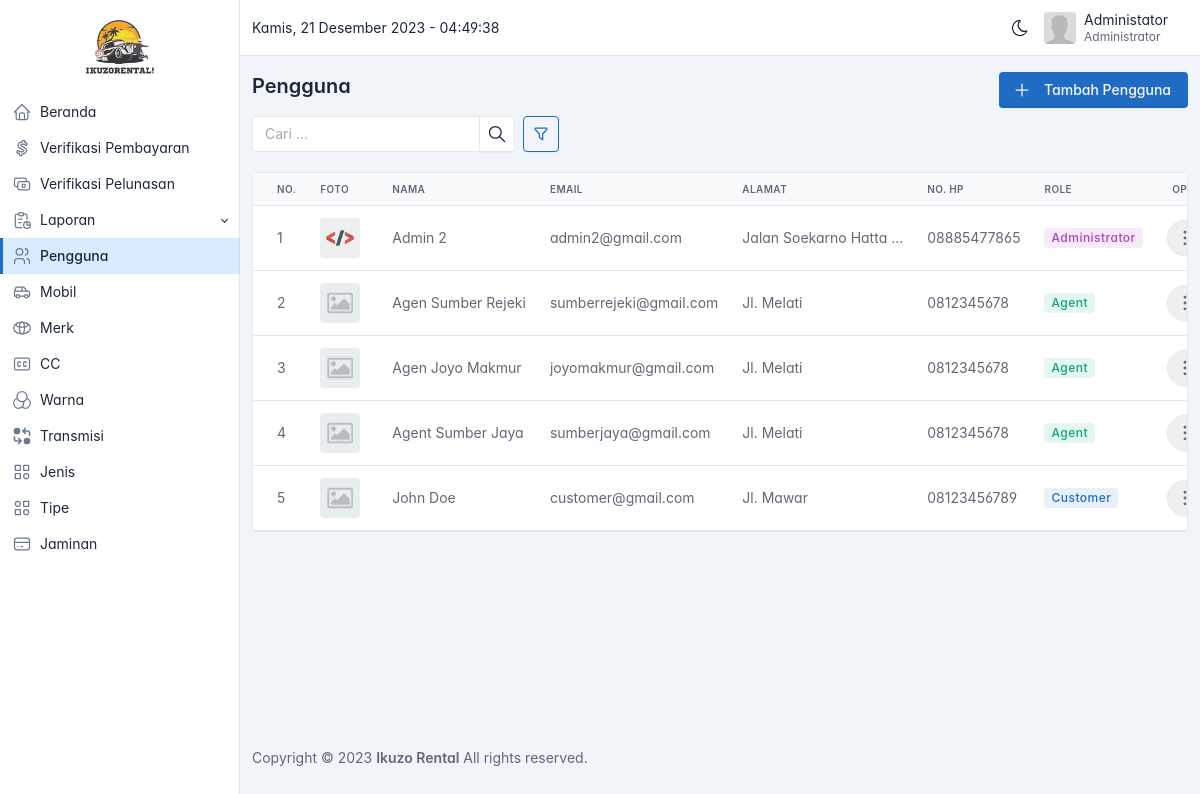
The app's page /admin/pengguna.php (signed in), older data.
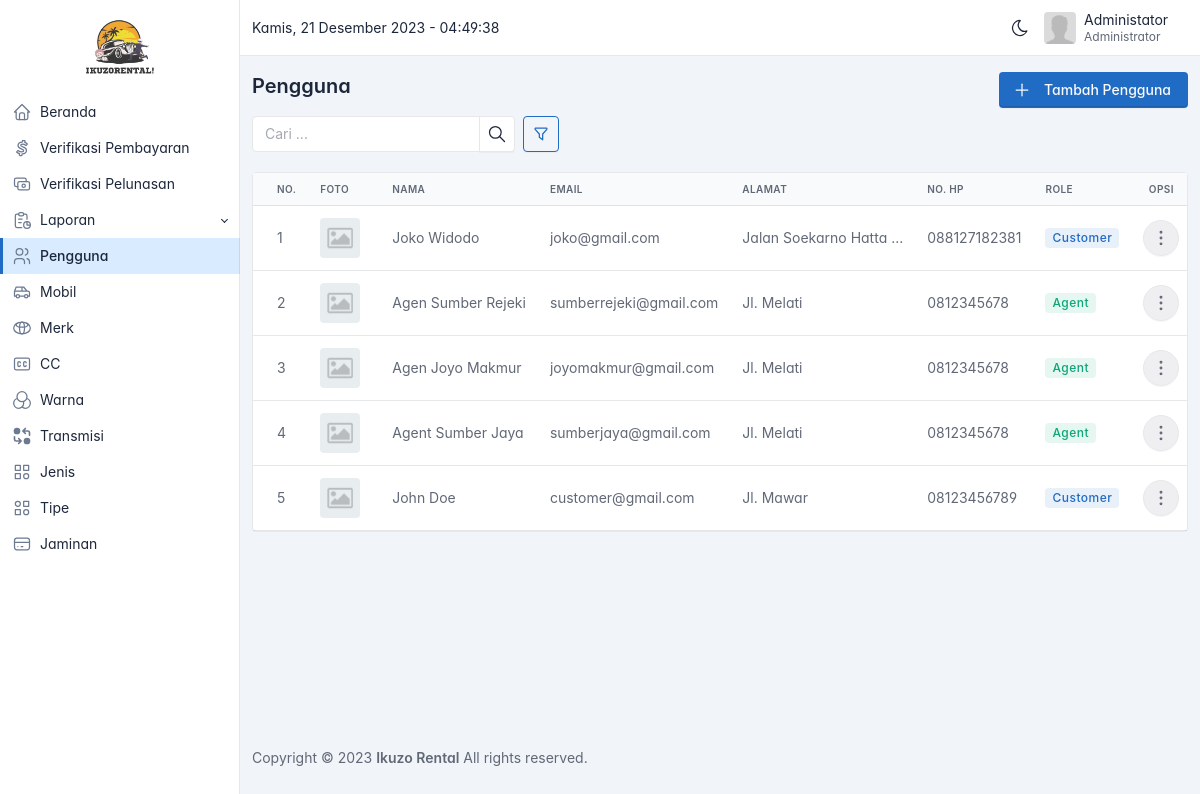
The same page, newer data.
### tables this page shows
CREATE TABLE `user` (
  `id` bigint(20) UNSIGNED NOT NULL,
  `nama` varchar(255) NOT NULL,
  `email` varchar(255) NOT NULL,
  `password` varchar(255) NOT NULL,
  `alamat` varchar(255) DEFAULT NULL,
  `no_hp` varchar(255) DEFAULT NULL,
  `foto` varchar(255) DEFAULT NULL,
  `role` enum('administrator','agent','customer') NOT NULL DEFAULT 'customer'
);

### admin/pengguna.php (the view, shortened to what this page needs)
<?php
include('partials/header.php');
$sortables = [
  'nama' => 'Nama',
  'email' => 'Email',
  'alamat' => 'Alamat',
  'no_hp' => 'No. HP',
  'role' => 'Role',
];
$query = "SELECT * FROM user WHERE id != {$_SESSION['user']['id']}";
if (isParamsExist(['sortby'])) {
  if (!array_key_exists($_GET['sortby'], $sortables)) {
    $_GET['sortby'] = 'id';
  } else {
    $sortby = $_GET['sortby'];
  }
  $order = getValidOrder($_GET['order'] ?? 'ASC');
  $query .= " ORDER BY $sortby $order";
} else {
  $query .= " ORDER BY id DESC";
}
$result = $conn->query($query);
$merk = $result->fetch_all(MYSQLI_ASSOC);
?>
<div class="page-header d-print-none mt-2">
  <div class="container-xl">
    <div class="row g-2 align-items-center">
      <div class="col">
        <h3 class="page-title">
          Pengguna
        </h3>
      </div>
      <div class="col-auto ms-auto d-print-none mt-3">
        <div class="btn-list d-flex">
          <a href="tambah-pengguna.php" class="btn btn-primary d-none d-sm-inline-block" id="btnAdd">
            Tambah Pengguna
          </a>
        </div>
      </div>
    </div>
    <div class="row g-2 align-items-center">
      <div class="col col-sm-8 col-md-6 col-xl-4 mt-3 d-flex">
        <div class="input-group me-2">
          <input type="text" class="form-control" placeholder="Cari ..." id="inputSearch" value="<?= $_GET['q'] ?? '' ?>">
          <button class="btn btn-icon" type="button" id="btnSearch">
          </button>
        </div>
        <a href="#" class="btn btn-outline-primary btn-icon" data-bs-toggle="modal" data-bs-target="#modal-option">
        </a>
      </div>
    </div>
  </div>
</div>
<div class="page-body">
  <div class="container-xl">
    <div class="row">
      <div class="col">
        <div class="card">
          <div class="table-responsive">
            <table class="table card-table table-vcenter text-nowrap datatable">
              <thead>
                <tr>
                  <th>No.</th>
                  <th>Foto</th>
                  <th>Nama</th>
                  <th>Email</th>
                  <th>Alamat</th>
                  <th>No. HP</th>
                  <th>Role</th>
                  <th class="text-center">Opsi</th>
                </tr>
              </thead>
              <tbody>
                <?php foreach ($merk as $index => $item) : ?>
                  <tr class="text-muted">
                    <td>
                      <?= $index + 1 ?>
                    </td>
                    <td>
                      <a class="avatar me-2 image-preview cursor-pointer" data-fslightbox="image-<?= $index + 1 ?>" href="<?= asset($item['foto'] != '' ? $item['foto'] : 'images/default.png') ?>" style="background-image: url(<?= asset($item['foto'] != '' ? $item['foto'] : 'images/default.png') ?>)">
                      </a>
                    </td>
                    <td>
                      <span <?= add_title_tooltip($item['nama'], 24) ?>>
                        <?= mb_strimwidth($item['nama'], 0, 24, '...') ?>
                      </span>
                    </td>
                    <td>
                      <span <?= add_title_tooltip($item['email'], 24) ?>>
                        <?= mb_strimwidth($item['email'], 0, 24, '...') ?>
                      </span>
                    </td>
                    <td>
                      <span <?= add_title_tooltip($item['alamat'], 24) ?>>
                        <?= mb_strimwidth($item['alamat'], 0, 24, '...') ?>
                      </span>
                    </td>
                    <td>
                      <span <?= add_title_tooltip($item['no_hp'], 24) ?>>
                        <?= mb_strimwidth($item['no_hp'], 0, 24, '...') ?>
                      </span>
                    </td>
                    <td>
                      <?php if ($item['role'] == 'administrator'): ?>
                        <span class="badge bg-purple-lt">
                          <?= ucfirst($item['role']) ?>
                        </span>
                      <?php elseif ($item['role'] == 'agent'): ?>
                        <span class="badge bg-teal-lt">
                          <?= ucfirst($item['role']) ?>
                        </span>
                      <?php elseif ($item['role'] == 'customer'): ?>
                        <span class="badge bg-primary-lt">
                          <?= ucfirst($item['role']) ?>
                        </span>
                      <?php endif ?>
                    </td>
                    <td>
                      <div class="d-flex justify-content-center">
                        <button class="btn btn-icon btn-pill bg-muted-lt" data-bs-toggle="dropdown" aria-expanded="false" title="Lainnya">
                        </button>
                      </div>
                    </td>
                  </tr>
                <?php endforeach ?>
              </tbody>
            </table>
          </div>
        </div>
      </div>
    </div>
  </div>
</div>
<?php include('partials/footer.php') ?>

Row changes from the older to the newer data that the page shows:
removed user: foto (picture), nama "Admin 2", email "admin2@gmail.com", alamat "Jalan Soekarno Hatta ...", no_hp "08885477865", role "Administrator"
added user: nama "Joko Widodo", email "joko@gmail.com", alamat "Jalan Soekarno Hatta ...", no_hp "088127182381", role "Customer"
